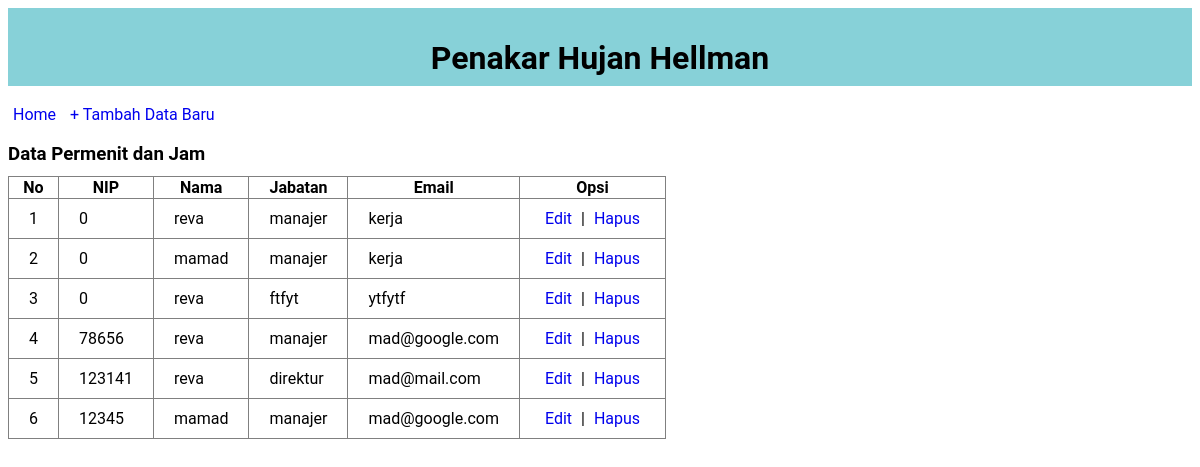
Page /data-user.php on the committed database.
### tables this page shows
CREATE TABLE `user` (
  `id` int(8) NOT NULL,
  `nip` bigint(32) NOT NULL,
  `nama` varchar(32) NOT NULL,
  `jabatan` varchar(32) NOT NULL,
  `email` varchar(32) NOT NULL,
  `password` varchar(32) NOT NULL
);

### data-user.php (the view, shortened to what this page needs)
<!DOCTYPE html>
<html>
<head>
	<link rel="stylesheet" type="text/css" href="style.css">
</head>
<body>
	<div class="judul">
		<h1>Penakar Hujan Hellman</h1>
	</div>
	<br/>
    <a href="index.php">Home</a>
	<a class="tombol" href="form-input-user.php">+ Tambah Data Baru</a>
	<h3>Data Permenit dan Jam</h3>
	<table border="1" class="table">
		<tr>
			<th>No</th>
			<th>NIP</th>
			<th>Nama</th>
			<th>Jabatan</th>
			<th>Email</th>
			<th>Opsi</th>
		</tr>
		<?php
		include "koneksi.php";
		$sql = "SELECT * FROM user";
        $hasil=mysqli_query($conn,$sql);
		$nomor = 1;
		while($data = mysqli_fetch_array($hasil)){
		?>
		<tr>
			<td><?php echo $nomor++; ?></td>
            <td><?php echo $data['nip']; ?></td>
			<td><?php echo $data['nama']; ?></td>
			<td><?php echo $data['jabatan']; ?></td>
			<td><?php echo $data['email']; ?></td>
			<td>
				<a class="edit" href="edit.php?id=<?php echo $data['id']; ?>">Edit</a> |
				<a class="hapus" href="hapus.php?id=<?php echo $data['id']; ?>">Hapus</a>
			</td>
		</tr>
		<?php } ?>
	</table>
</body>
</html>

### style.css (style rules this page uses)
body { font-family: 'roboto'; color: #000; }
.judul { background: #87D1D8; padding: 10px; text-align: center; }
.judul h1,h2,h3 { height: 15px; }
a { padding: 5px; text-decoration: none; }
.table { border-collapse: collapse; }
table.table th th , table.table tr td { padding: 10px 20px ; }

### rows in the picture
user: nip "0", nama "reva", jabatan "manajer", email "kerja"
user: nip "0", nama "mamad", jabatan "manajer", email "kerja"
user: nip "0", nama "reva", jabatan "ftfyt", email "ytfytf"
user: nip "78656", nama "reva", jabatan "manajer", email "mad@google.com"
user: nip "123141", nama "reva", jabatan "direktur", email "mad@mail.com"
user: nip "12345", nama "mamad", jabatan "manajer", email "mad@google.com"
